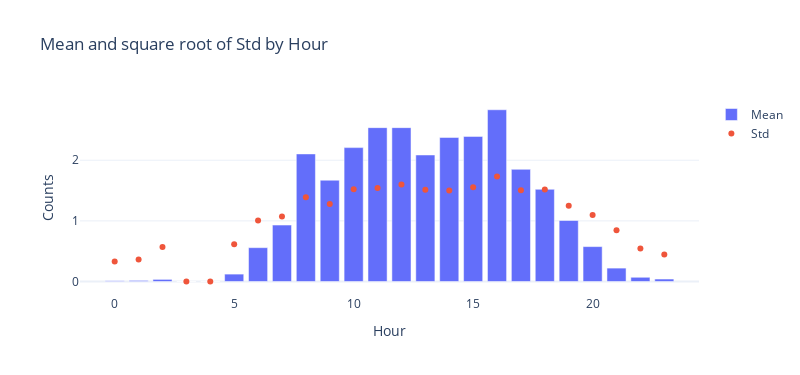

The cell this chart's notebook holds for it:
### Code cell
# construct the multi scatter plot
fig = go.Figure()
fig.add_trace(go.Bar(x=stats['hour'], y=stats['mean'], name='Mean'))
fig.add_trace(go.Scatter(x=stats['hour'], y=np.sqrt(stats['std']), name='Std', mode='markers'))
fig.update_layout(title='Mean and square root of Std by Hour', height=375, 
                  width=800, xaxis_title="Hour", yaxis_title="Counts")
fig.show()

### Figure 1 — Plotly figure (JSON) as saved in the notebook; plotly's stock layout.template omitted (floating-point values rounded to 4 significant figures)
{"data": [{"name": "Mean", "type": "bar", "x": [0, 1, 2, 3, 4, 5, 6, 7, 8, 9, 10, 11, 12, 13, 14, 15, 16, 17, 18, 19, 20, 21, 22, 23], "y": [0.01163, 0.01744, 0.03488, 0, 0, 0.1221, 0.5581, 0.9306, 2.104, 1.671, 2.208, 2.538, 2.538, 2.087, 2.376, 2.393, 2.832, 1.85, 1.52, 1.006, 0.5756, 0.2209, 0.06977, 0.0407]}, {"mode": "markers", "name": "Std", "type": "scatter", "x": [0, 1, 2, 3, 4, 5, 6, 7, 8, 9, 10, 11, 12, 13, 14, 15, 16, 17, 18, 19, 20, 21, 22, 23], "y": [0.3279, 0.3623, 0.5679, 0, 0, 0.6148, 1.008, 1.072, 1.39, 1.276, 1.522, 1.543, 1.6, 1.512, 1.503, 1.554, 1.73, 1.506, 1.517, 1.248, 1.097, 0.846, 0.5457, 0.4452]}], "layout": {"height": 375, "title": {"text": "Mean and square root of Std by Hour"}, "width": 800, "xaxis": {"autorange": true, "range": [-1.452, 24.45], "title": {"text": "Hour"}, "type": "linear"}, "yaxis": {"autorange": true, "range": [-0.2226, 2.993], "title": {"text": "Counts"}, "type": "linear"}}}
